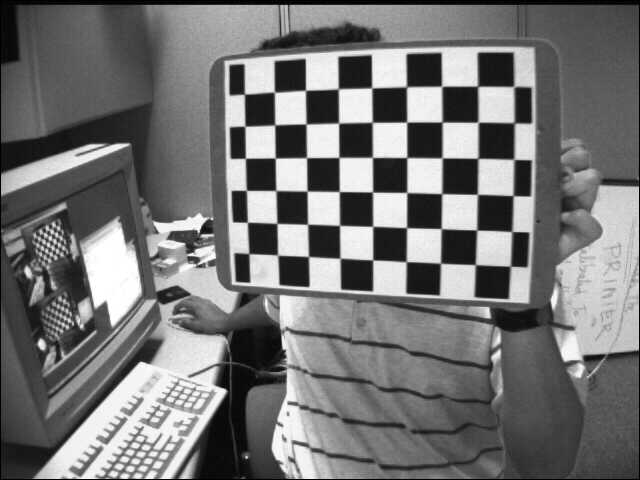
//> input picture resource/10/checkerboard.jpg, 640 x 480 px
$ ./derivative_example   (built with g++ and OpenCV 4)
//> lines starting //> are read from the running program, lines starting //| are printed output that depends on the picture
#include <opencv2/opencv.hpp>
#include <iostream>
#define RESOURCE_DIR "../resource/"

void derivative_example()
{
    cv::Mat img = cv::imread(RESOURCE_DIR"/10/checkerboard.jpg", cv::IMREAD_GRAYSCALE);
//> img is the input picture: 480 rows x 640 cols, CV_8UC1; min 0, max 255, mean 116.6
    if(img.empty())
    {
        std::cout <<"img is empty" << std::endl;
        return;
    }

    cv::imshow("originImg", img);
    cv::Mat dst;


    cv::Sobel(img, dst, CV_32F, 1, 0);
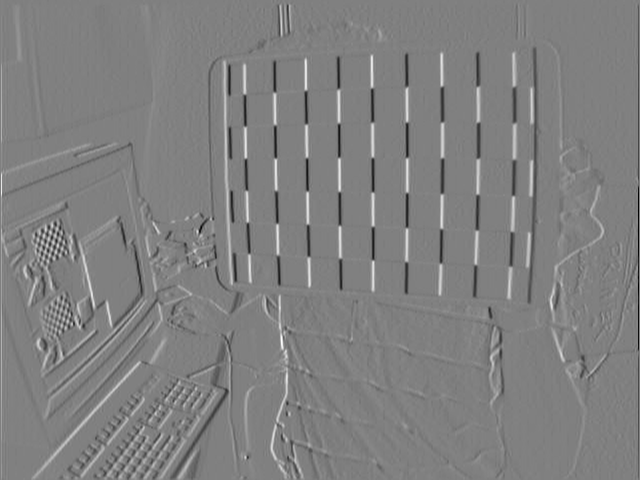
//> dst: 480 rows x 640 cols, CV_32FC1; min -852, max 842, mean 0.4; drawn with min black and max white
    cv::imshow("sobel-dx1dy0", dst);

    cv::Sobel(img, dst, CV_32F, 0, 1);
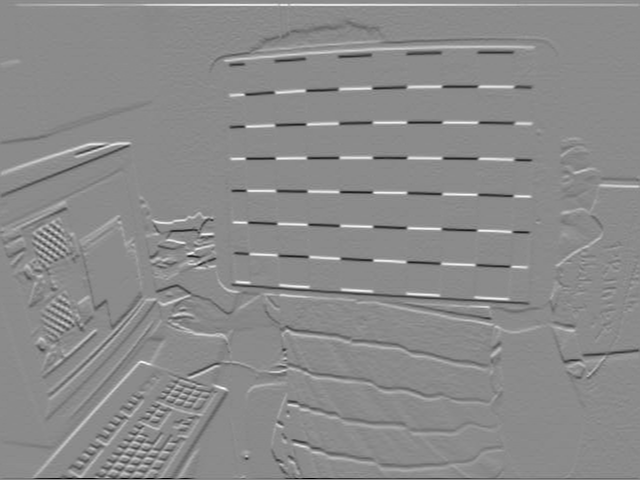
//> dst: 480 rows x 640 cols, CV_32FC1; min -972, max 811, mean 0.8; drawn with min black and max white
    cv::imshow("sobel-dx0dy1", dst);

    cv::Sobel(img, dst, CV_32F, 1, 1);
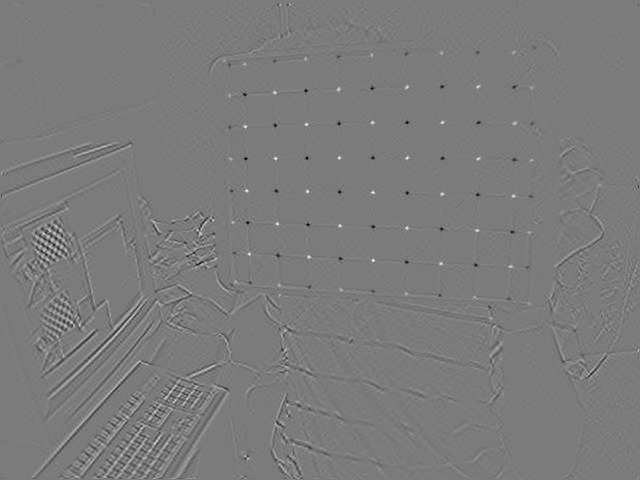
//> dst: 480 rows x 640 cols, CV_32FC1; min -235, max 250, mean 0; drawn with min black and max white
    cv::imshow("sobel-dx1dy1", dst);


    cv::Laplacian(img, dst, CV_32F, 3);
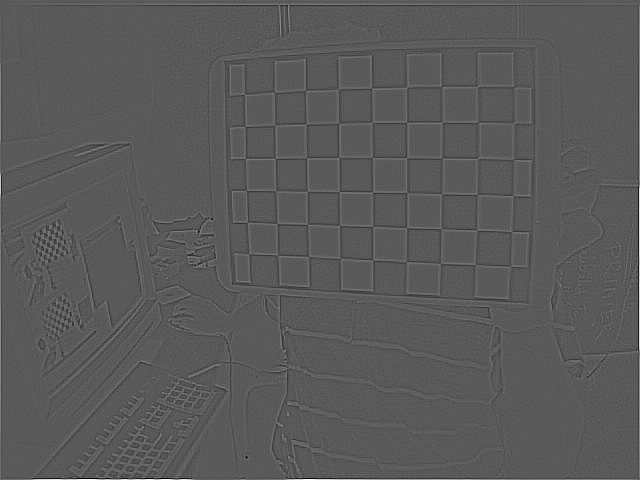
//> dst: 480 rows x 640 cols, CV_32FC1; min -1080, max 1984, mean 2; drawn with min black and max white
    cv::imshow("Laplacian-dx2dy2", dst);

    cv::waitKey(0);
    cv::destroyAllWindows();
}

int main(int argc, char const *argv[])
{
    derivative_example();
    return 0;
}
